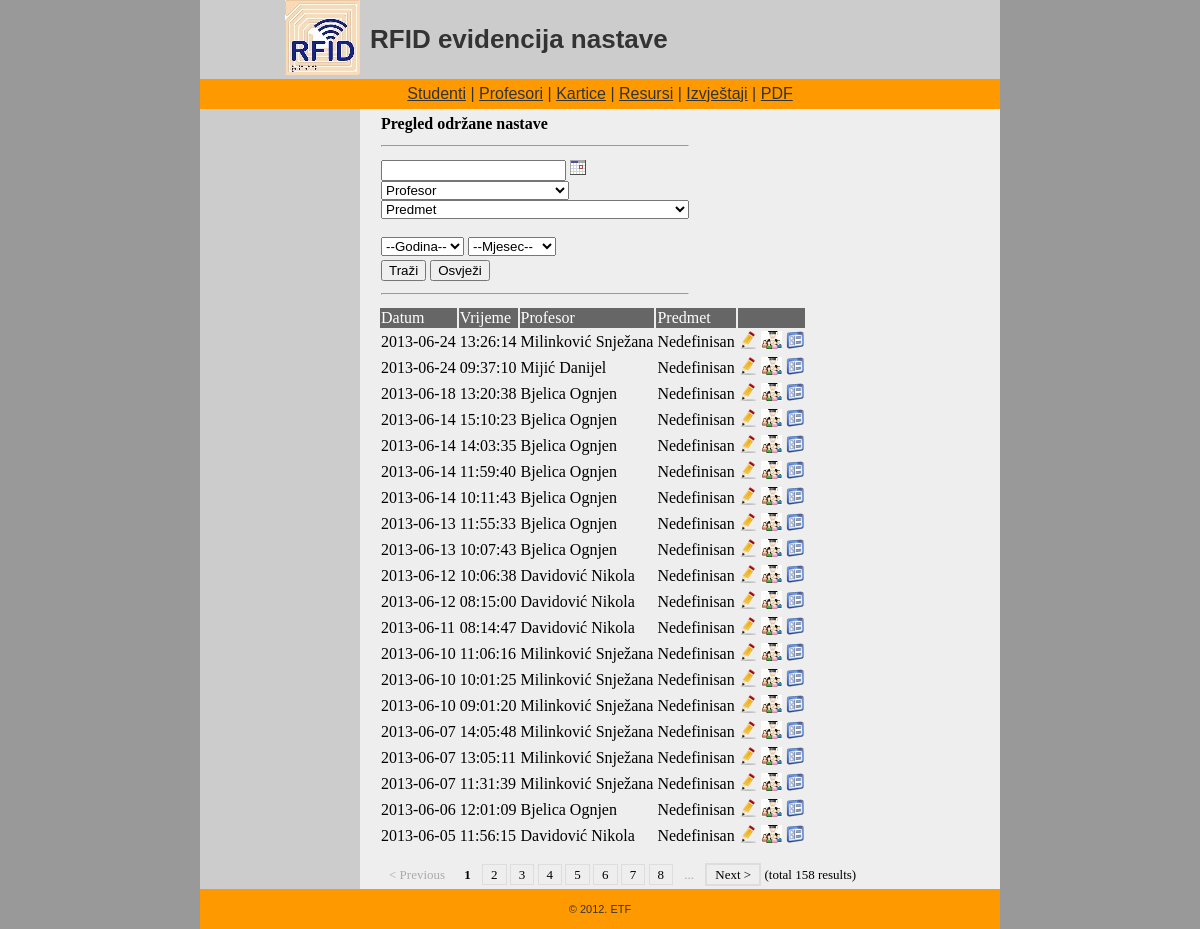
The app's page /?page=nastava with its own data.
### tables this page shows
CREATE TABLE IF NOT EXISTS `nastava` (
  `id` bigint(20) NOT NULL AUTO_INCREMENT,
  `resursi_id` int(11) DEFAULT NULL,
  `nastavnik_id` int(11) DEFAULT NULL,
  `predmet_id` int(11) DEFAULT NULL,
  `broj_casova` int(11) DEFAULT NULL,
  `datum` date NOT NULL,
  `vrijeme` time NOT NULL,
  PRIMARY KEY (`id`),
  KEY `fk_odrzava_u` (`resursi_id`),
  KEY `fk_predaje` (`nastavnik_id`),
  KEY `fk_se_odrzava` (`predmet_id`)
);

CREATE TABLE IF NOT EXISTS `nastavnik` (
  `id` int(11) NOT NULL AUTO_INCREMENT,
  `prezime` varchar(50) NOT NULL,
  `ime` varchar(50) NOT NULL,
  `username` varchar(50) DEFAULT NULL,
  `password` varchar(50) DEFAULT NULL,
  `email` text,
  `pol` text,
  `tip_korisnika` int(11) NOT NULL DEFAULT '3',
  PRIMARY KEY (`id`)
);

CREATE TABLE IF NOT EXISTS `predmet` (
  `id` int(11) NOT NULL AUTO_INCREMENT,
  `naziv_predmeta` varchar(100) DEFAULT NULL,
  `sifra_predmeta` varchar(20) DEFAULT NULL,
  `broj_predavanja` int(11) DEFAULT NULL,
  `broj_vjezbi` int(11) DEFAULT NULL,
  PRIMARY KEY (`id`)
);

### incl/data.inc.php (the view, shortened to what this page needs)
<?php
class DataManipulation
{
	function check_integer($which) {
		return false;
	}
	function get_current_page() {
		if(($var=$this->check_integer('p'))) {
			return $var;
		} else {
			return 1;
		}
	}
	function doPages($page_size, $thepage, $query_string, $total=0) {
		$index_limit = 10;
		$query='';
		$current = $this->get_current_page();
		$total_pages=ceil($total/$page_size);
		$start=max($current-intval($index_limit/2), 1);
		$end=$start+$index_limit-1;
		echo '
	<div class="paging">';
		if($current==1) {
			echo '<span class="prn">< Previous</span> ';
		} else {
			$i = $current-1;
			echo '<a class="prn" title="go to page '.$i.'" rel="nofollow" href="'.$thepage.'&p='.$i.$query.'">< Previous</a> ';
			echo '<span class="prn">...</span> ';
		}
		for ($i = $start; $i <= $end && $i <= $total_pages; $i++){
			if($i==$current) {
				echo '<span>'.$i.'</span> ';
			} else {
				echo '<a title="go to page '.$i.'" href="'.$thepage.'&p='.$i.$query.'">'.$i.'</a> ';
			}
		}
		if($current < $total_pages) {
			$i = $current+1;
			echo '<span class="prn">...</span> ';
			echo '<a class="prn" title="go to page '.$i.'" rel="nofollow" href="'.$thepage.'&p='.$i.$query.'">Next ></a> ';
		} else {
			echo '<span class="prn">Next ></span> ';
		}
		if ($total != 0){
			echo '(total '.$total.' results)</div> ';
		}
	}
}
?>

### pages/nastava.inc.php (shortened to what this page needs)
<?php
 include "incl/data.inc.php";
 $datum = "";
	$sqlQuery = "SELECT nastava.id, resursi.naziv AS prostorija_naziv, resursi.oznaka AS prostorija_oznaka,
		nastavnik.id AS prof_id, nastavnik.prezime AS prezime, nastavnik.ime AS ime,
		nastava.broj_casova, nastava.datum, nastava.vrijeme, predmet.naziv_predmeta
		FROM nastava, resursi, nastavnik, predmet
		WHERE nastava.nastavnik_id = nastavnik.id
		AND nastava.resursi_id = resursi.id
		AND nastava.predmet_id = predmet.id";
    $sqlOrederBy = " ORDER BY id DESC";
    $sqlQuery .= $sqlOrederBy;
    $totalresult = mysql_num_rows(mysql_query($sqlQuery));
    $maxRows_comp = 20;
    $pageNum_comp = 0;
    $startRow_comp = $pageNum_comp * $maxRows_comp;
    $sqlQueryLimit = sprintf("%s LIMIT %d, %d", $sqlQuery, $startRow_comp, $maxRows_comp);
    $query_comp = mysql_query($sqlQueryLimit);
?>
<form action="" method="post" name="myform">
<table id="students" border="0">
<tr>
    <td colspan="3" align="left"><b>Pregled održane nastave</b></td>
</tr>
<tr>
    <td colspan="3"><hr></td>
</tr>
<tr>
    <td><input readonly="1" type="text" name="datum" id="datum" value="<?php echo $datum; ?>">
      <img src="images/calendar.gif" id="trigger1" style="cursor: pointer;" title="Datum"/>
	<br />
    <select name="profesori">
        <option value="">Profesor</option>
    </select><br />
	<select name="predmet">
        <option value="">Predmet</option>
     </select><br /><br />
    <select name="godina">
        <option value="">--Godina--</option>
    </select>
    <select name="mjesec">
        <option value="">--Mjesec--</option>
    </select>
    </td>
	</tr>
 <tr>
    <td colspan="3"><input type="submit" name="filter" value="Traži"> <input type="button" name="osvjezi" value="Osvježi" onclick="window.location='?page=nastava'"></td>
</tr>
<tr>
    <td colspan="3"><hr></td>
</tr>
</table>
<table border="0">
<tr bgcolor="#666666" style="color:white">
       <td>Datum</td>
       <td>Vrijeme</td>
       <td>Profesor</td>
       <td>Predmet</td>
       <td colspan="3"></td>
</tr>
<? while($red = mysql_fetch_assoc($query_comp)) {?>
<tr>
    <td><?echo $red['datum'] ?></td>
    <td><? echo $red['vrijeme'] ?></td>
    <td><? echo $red['prezime'].' '.$red['ime'] ?></td>
   <? if($red['naziv_predmeta']== "---") {?>
            <td><a href="" onclick="OpenComponents('predmet_list.inc.php?p=1&nastava_id=<? echo $red['id']  ?>&prof_id=<? echo $red['prof_id'] ?>');" title="Izaberi predmet"><font color="#FF0000">Upisi predmet</font></a></td>
            <?}
            else
            {?>
            <td><? echo $red['naziv_predmeta'] ?></td>
   <? }?>
   <td><a href="?page=nastava_edit&id=<? echo $red['id'] ?>"><img src="images/edit-icon.png" title="Izmjena"></a></td>
   <td><a href="?page=nastava_studenti&id=<? echo $red['id'] ?>"><img src="images/student_nastava.png" title="Prisutni studenti"></a></td>
   <td><a href="?page=nastava_detalji&id=<? echo $red['id'] ?>"><img src="images/details.png" title="Detalji"></a></td>
</tr>
<? }?>
</table>
<table>
    <tr><td></td></tr>
    <tr><td colspan="9"><? $dbManip->doPages(20,'?page=nastava','',$totalresult); ?></td></tr>
</table>
</form>

### css/styles.css (style rules this page uses)
a:link { color: #333333; text-decoration: underline }
.paging { padding:10px 0px 0px 0px; text-align:center; font-size:13px; }
.paging a, .paging span { padding:2px 8px 2px 8px; }
.paging span { font-weight:bold; color:#000; font-size:13px; }
.paging a { color:#000; text-decoration:none; border:1px solid #dddddd; }
.paging span.prn { font-size:13px; font-weight:normal; color:#aaa; }
.paging a.prn { border:2px solid #dddddd; }

### records on screen
nastava: datum "2013-06-24", vrijeme "13:26:14", nastavnik.prezime "Milinković", nastavnik.ime "Snježana", predmet.naziv_predmeta "Nedefinisan"
nastava: datum "2013-06-24", vrijeme "09:37:10", nastavnik.prezime "Mijić", nastavnik.ime "Danijel", predmet.naziv_predmeta "Nedefinisan"
nastava: datum "2013-06-18", vrijeme "13:20:38", nastavnik.prezime "Bjelica", nastavnik.ime "Ognjen", predmet.naziv_predmeta "Nedefinisan"
nastava: datum "2013-06-14", vrijeme "15:10:23", nastavnik.prezime "Bjelica", nastavnik.ime "Ognjen", predmet.naziv_predmeta "Nedefinisan"
nastava: datum "2013-06-14", vrijeme "14:03:35", nastavnik.prezime "Bjelica", nastavnik.ime "Ognjen", predmet.naziv_predmeta "Nedefinisan"
nastava: datum "2013-06-14", vrijeme "11:59:40", nastavnik.prezime "Bjelica", nastavnik.ime "Ognjen", predmet.naziv_predmeta "Nedefinisan"
nastava: datum "2013-06-14", vrijeme "10:11:43", nastavnik.prezime "Bjelica", nastavnik.ime "Ognjen", predmet.naziv_predmeta "Nedefinisan"
nastava: datum "2013-06-13", vrijeme "11:55:33", nastavnik.prezime "Bjelica", nastavnik.ime "Ognjen", predmet.naziv_predmeta "Nedefinisan"
nastava: datum "2013-06-13", vrijeme "10:07:43", nastavnik.prezime "Bjelica", nastavnik.ime "Ognjen", predmet.naziv_predmeta "Nedefinisan"
nastava: datum "2013-06-12", vrijeme "10:06:38", nastavnik.prezime "Davidović", nastavnik.ime "Nikola", predmet.naziv_predmeta "Nedefinisan"
nastava: datum "2013-06-12", vrijeme "08:15:00", nastavnik.prezime "Davidović", nastavnik.ime "Nikola", predmet.naziv_predmeta "Nedefinisan"
nastava: datum "2013-06-11", vrijeme "08:14:47", nastavnik.prezime "Davidović", nastavnik.ime "Nikola", predmet.naziv_predmeta "Nedefinisan"
nastava: datum "2013-06-10", vrijeme "11:06:16", nastavnik.prezime "Milinković", nastavnik.ime "Snježana", predmet.naziv_predmeta "Nedefinisan"
nastava: datum "2013-06-10", vrijeme "10:01:25", nastavnik.prezime "Milinković", nastavnik.ime "Snježana", predmet.naziv_predmeta "Nedefinisan"
nastava: datum "2013-06-10", vrijeme "09:01:20", nastavnik.prezime "Milinković", nastavnik.ime "Snježana", predmet.naziv_predmeta "Nedefinisan"
nastava: datum "2013-06-07", vrijeme "14:05:48", nastavnik.prezime "Milinković", nastavnik.ime "Snježana", predmet.naziv_predmeta "Nedefinisan"
nastava: datum "2013-06-07", vrijeme "13:05:11", nastavnik.prezime "Milinković", nastavnik.ime "Snježana", predmet.naziv_predmeta "Nedefinisan"
nastava: datum "2013-06-07", vrijeme "11:31:39", nastavnik.prezime "Milinković", nastavnik.ime "Snježana", predmet.naziv_predmeta "Nedefinisan"
nastava: datum "2013-06-06", vrijeme "12:01:09", nastavnik.prezime "Bjelica", nastavnik.ime "Ognjen", predmet.naziv_predmeta "Nedefinisan"
nastava: datum "2013-06-05", vrijeme "11:56:15", nastavnik.prezime "Davidović", nastavnik.ime "Nikola", predmet.naziv_predmeta "Nedefinisan"

### other values on screen
$total "158"
